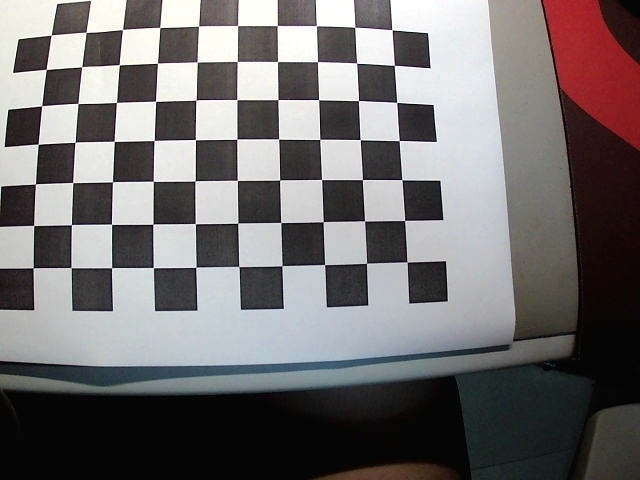
//> input picture 26软工陈奕番/培训4/calib_demo/cam_mix_img/img0.jpg, 640 x 480 px; its folder holds 4 pictures in this run
$ ./work   (built with g++ and OpenCV 4)
//> lines starting //> are read from the running program, lines starting //| are printed output that depends on the picture; after the words box and inside, x2 and y2 are one past the last pixel; in counts of white or black regions, pixels touching at a corner belong together
#include <opencv2/opencv.hpp>
#include <opencv2/calib3d.hpp> // 引入相机标定和图像去畸变相关接口
#include <cctype>              // 引入 tolower，用于将文件扩展名转换为小写
#include <filesystem>          // C++17 文件系统接口，用于遍历图片目录并处理路径
#include <iostream>
#include <vector>
using namespace std;
using namespace cv;
namespace fs = std::filesystem;

// ---------- 标定板参数（唯一需要你改的三个值）---------- //
static const int kCols = 10;          // 棋盘格内角点的列数
static const int kRows = 7;           // 棋盘格内角点的行数
static const double kSquareMm = 15.0; // 每个方格边长的实际长度，单位为毫米

static const cv::Scalar kPalette[7] = {
    {60, 60, 255},  // 红
    {60, 150, 255}, // 橙
    {60, 220, 255}, // 黄
    {80, 220, 120}, // 绿
    {230, 220, 80}, // 青
    {255, 160, 70}, // 蓝
    {255, 90, 220}, // 品红
};

int main()
{
    string dir = "cam_mix_img";
    if (!fs::exists(dir) || !fs::is_directory(dir))
    {
        cerr << "图片目录不存在: " << dir << "（请从项目目录运行程序）\n";
        return 1;
    }

    // ---------- 1. 收集图片 ---------- //从指定目录中筛出扩展名为 JPG 或 PNG 的图片
    vector<fs::path> files;
    for (const auto &e : fs::directory_iterator(dir))
    {
        if (!e.is_regular_file())
            continue;
        string ext = e.path().extension().string();
        for (auto &ch : ext)
            ch = tolower(ch); // 遍历字符

        if (ext == ".jpg" || ext == ".png")
            files.push_back(e.path()); // files.push_back(值);把「值」追加到数组末尾，长度 +1
    }

    // ---------- 2. 构造棋盘格的 3D 世界坐标---------- //

    vector<cv::Point3f> objectPointsOne; // 单张标定图共用的三维点模板，先把数据写进数组
    for (int r = 0; r < kRows; ++r)
        for (int c = 0; c < kCols; ++c)
            objectPointsOne.emplace_back(c * kSquareMm, r * kSquareMm, 0.0f);

    // ---------- 3. 逐张图找角点 ---------- //
    vector<vector<Point3f>> objectPoints;
    vector<vector<Point2f>> imagePoints;
    Size imageSize;
    vector<string> failedNames, goodNames;
    for (const auto &f : files)
    {
        Mat gray = imread(f.string(), IMREAD_GRAYSCALE); // imread只能识别path和string作为路径参数，所以要转化
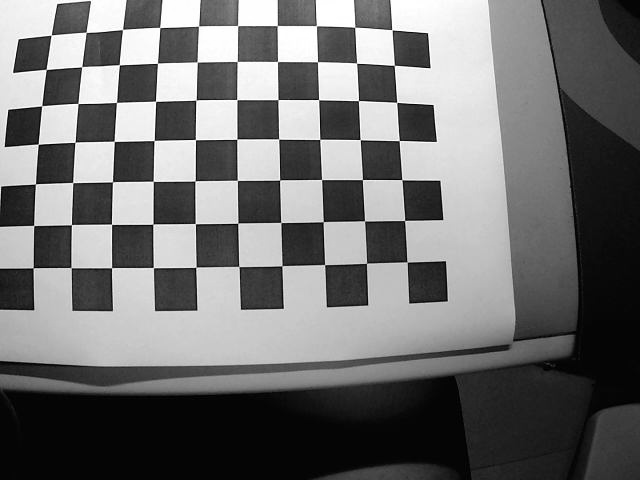
//> gray: 480 rows x 640 cols, CV_8UC1; min 0, max 255, mean 111.9
        if (gray.empty())
        {
            cerr << "读取失败" << f << endl;
            continue;
        }

        vector<Point2f> corners;
        bool ok = findChessboardCorners(gray, Size(kCols, kRows),
                                        corners, CALIB_CB_ADAPTIVE_THRESH | CALIB_CB_NORMALIZE_IMAGE);
//> corners = 70 Points (x, y), first 12: [407.3, 262.1], [366.5, 263.3], [324.6, 264.6], [281.9, 265.8], [238.8, 266.5], [195.9, 267.2], [153.3, 267.6], [111.5, 267.7], [71.04, 267.6], [33.12, 267.8], [404.5, 220.5], [364.5, 220.8]; ok = true

        if (!ok)
        {
            failedNames.push_back(f.filename().string());
            continue;
        }
        cornerSubPix(gray, corners, Size(11, 11), Size(-1, -1), // 亚像素精修
                     TermCriteria(cv::TermCriteria::EPS + cv::TermCriteria::COUNT, 30, 0.001));
//> corners = 70 Points (x, y), first 12: [407.1, 261.9], [366.5, 263.3], [324.6, 264.6], [281.9, 265.7], [238.9, 266.5], [195.8, 267.2], [153.3, 267.6], [111.5, 267.6], [71.13, 267.6], [33.16, 267.8], [404.7, 220.4], [364.5, 220.8]

        if (imagePoints.empty()) // 只保存第一张成功检测的图片，画出棋盘格角点
        {
            Mat show;
            cvtColor(gray, show, COLOR_GRAY2BGR);
            const Scalar color(0, 0, 255);
            const int kColorCount = (int)(sizeof(kPalette) / sizeof(kPalette[0]));
            for (int i = 0; i < (int)corners.size(); ++i)
            {
                const Scalar &color = kPalette[(i / kCols) % kColorCount];
                if (i % kCols != 0)
                    line(show, corners[i - 1], corners[i], color, 1, LINE_AA);
                circle(show, corners[i], 4, color, -1, LINE_AA);
                putText(show, to_string(i + 1), corners[i] + Point2f(4, -4),
                        FONT_HERSHEY_SIMPLEX, 0.38, color, 1, LINE_AA);
            }
//> this loop made 70 passes
//> pass 2, `putText(show, to_string(i + 1), corners[i] + Point2f(4, -4), FONT_HERS..`:
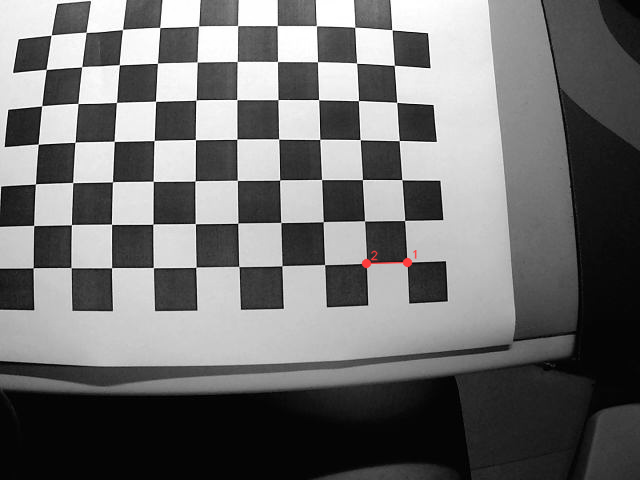
//> show: 480 rows x 640 cols, CV_8UC3; mean B, G, R 111.8, 111.8, 112
//> pass 3, `putText(show, to_string(i + 1), corners[i] + Point2f(4, -4), FONT_HERS..`:
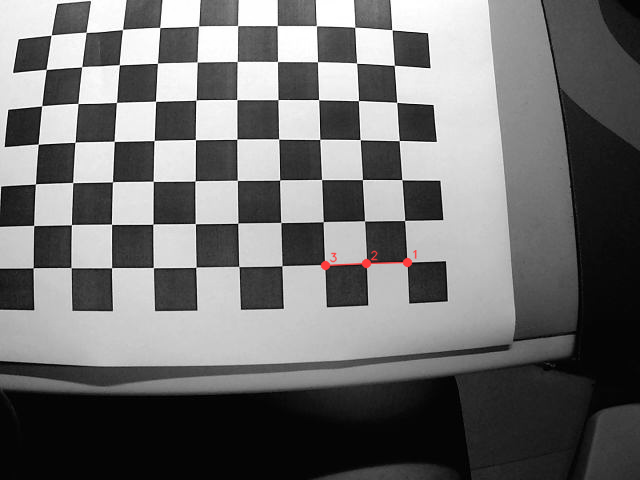
//> show: 480 rows x 640 cols, CV_8UC3; 0.08% of pixels changed, all inside (x1, y1, x2, y2) = (320, 252, 363, 271)
//> after the loop:
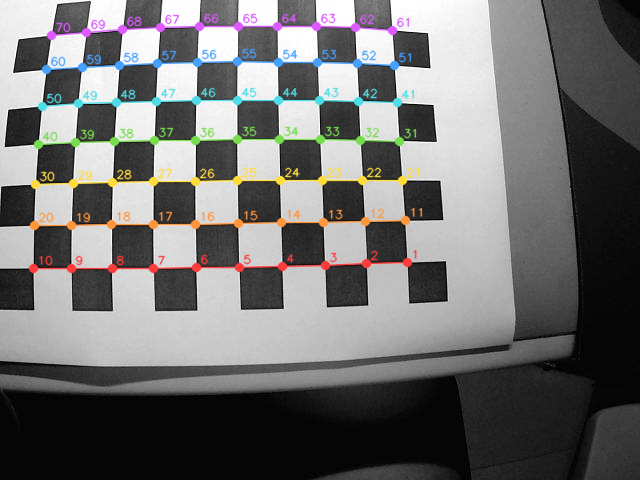
//> show: 480 rows x 640 cols, CV_8UC3; 5.87% of pixels changed, all inside (x1, y1, x2, y2) = (28, 13, 423, 274)
            imwrite("corners.jpg", show);
        }

        objectPoints.push_back(objectPointsOne); // 与 corners 一一对应
        imagePoints.push_back(corners);
//> imagePoints = 1 point lists
        goodNames.push_back(f.filename().string()); // 同一位置记录来源


        imageSize = gray.size();  //calibrateCamera 的签名要求传入图像尺寸
//> imageSize = Size(640, 480)
    }
//> pass 2 of the loop `for (const auto &f : files)`:
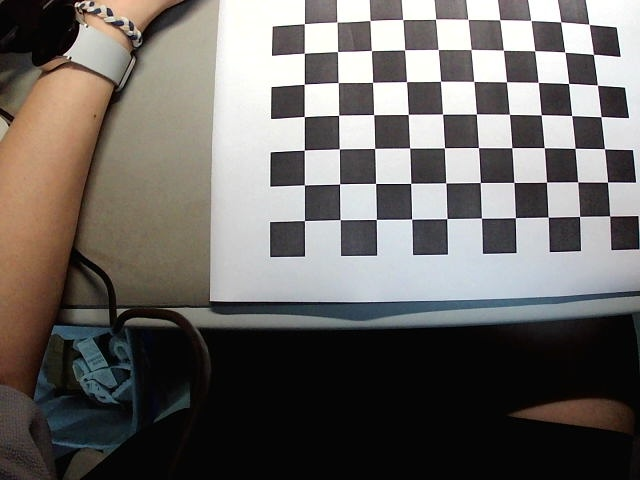
//> input picture 26软工陈奕番/培训4/calib_demo/cam_mix_img/img10.jpg, 640 x 480 px
//> `Mat gray = imread(f.string(), IMREAD_GRAYSCALE);`:
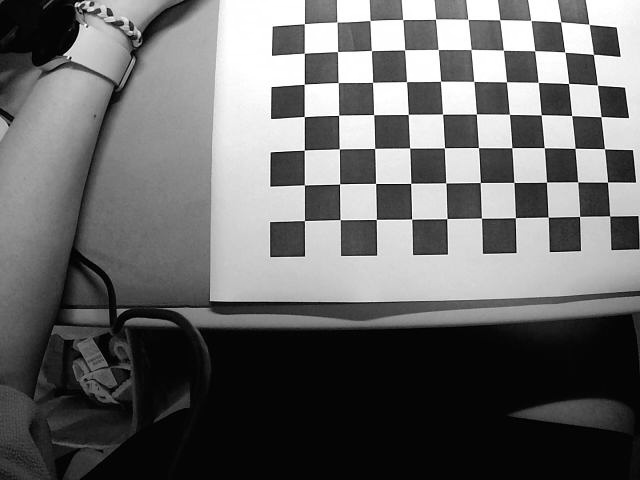
//> gray: 480 rows x 640 cols, CV_8UC1; min 0, max 255, mean 104.4
//> `bool ok = findChessboardCorners(gray, Size(kCols, kRows), corners, CAL..`: corners = 70 Points (x, y), first 12: [609.6, 215.9], [579.5, 216.4], [548.3, 217.1], [515.4, 217.7], [481.4, 218.1], [447, 218.6], [411.7, 219.1], [376.3, 219.5], [340.1, 219.5], [304.4, 220.6], [607.5, 182.1], [577.8, 181.9]
//> `cornerSubPix(gray, corners, Size(11, 11), Size(-1, -1), TermCriteria(c..`: corners = 70 Points (x, y), first 12: [609.7, 216], [579.5, 216.4], [548.2, 217.2], [515.4, 217.6], [481.5, 218.2], [446.8, 218.6], [411.6, 219.1], [376.4, 219.4], [340.2, 219.6], [304.4, 220.6], [607.5, 182.1], [577.7, 181.8]
//> imagePoints = 2 point lists
//> pass 3 of the loop `for (const auto &f : files)`:
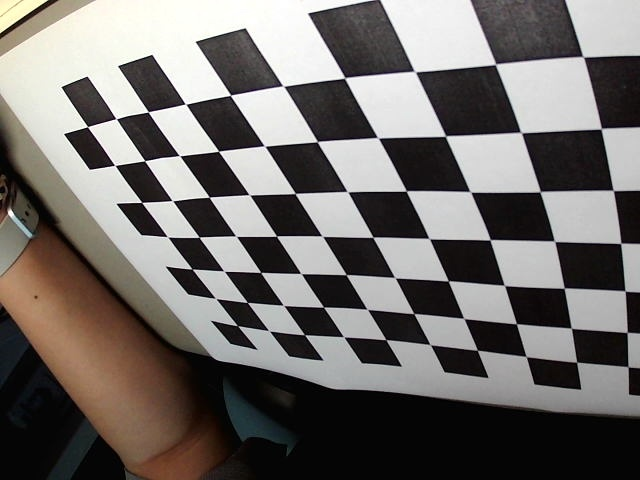
//> input picture 26软工陈奕番/培训4/calib_demo/cam_mix_img/img101.jpg, 640 x 480 px
//> `Mat gray = imread(f.string(), IMREAD_GRAYSCALE);`:
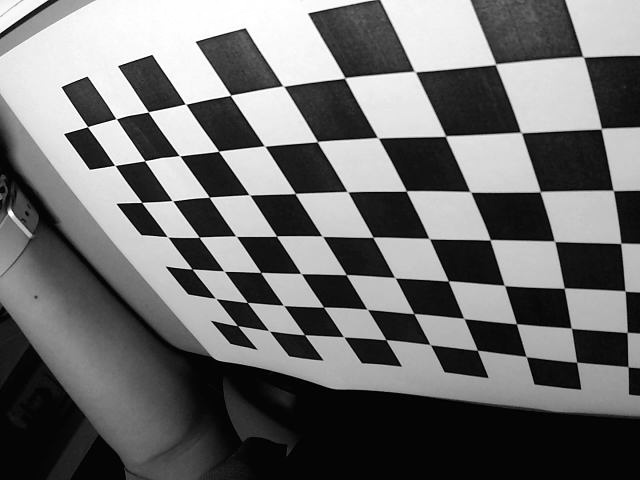
//> gray: 480 rows x 640 cols, CV_8UC1; min 0, max 255, mean 110
//> `bool ok = findChessboardCorners(gray, Size(kCols, kRows), corners, CAL..`: corners = empty; ok = false
//> the loop made 4 passes; the first 3 are shown

    cout << "发现图片:" << files.size() << endl;
    cout << "成功检出角点的图片: " << imagePoints.size() << " 张\n";
    if (imagePoints.size() < 6)
    {
        cout << "有效图片少于 6 张，请补充图片或检查棋盘格参数\n";
//> (the run ends here: the program exits with an error code, at `return 1;`)
